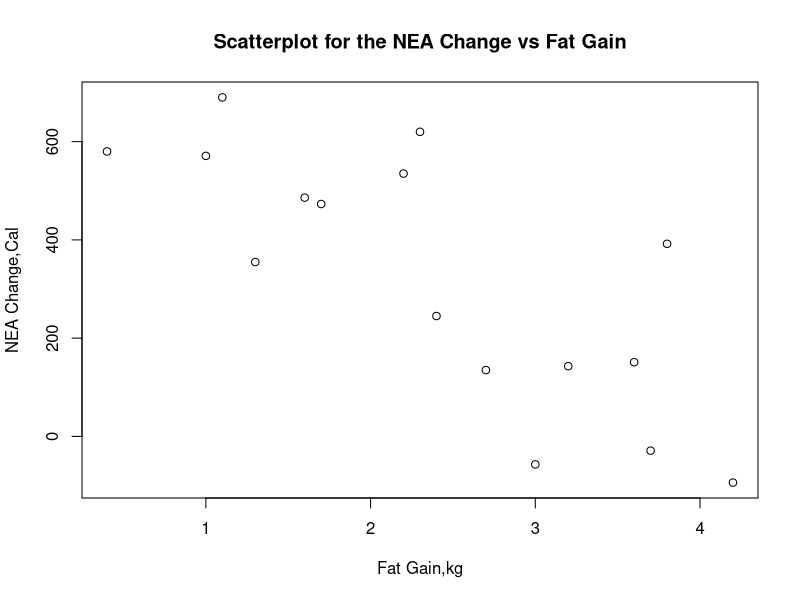

The R source for this figure:
## ---- chunk 1
oldop<-options(digits=5)   #set the number of digits to display
NEA.dat <- read.csv('NEA.csv')
dim(NEA.dat)
head(NEA.dat)
tail(NEA.dat)
## ---- chunk 2
summary(NEA.dat)

## ---- chunk 3

plot(NEA.dat$FatGainKg,NEA.dat$NEAChangeCal,main = "Scatterplot for the NEA Change vs Fat Gain", ylab="NEA Change,Cal",xlab="Fat Gain,kg")

## ---- chunk 4
NEA.lm<-lm(NEA.dat$NEAChangeCal~NEA.dat$FatGainKg)
NEA.lm
summary(NEA.lm)
## ---- chunk 5
NEA.lnconfid<-confint(NEA.lm)
NEA.lnconfid
## ---- chunk 6
summary(NEA.lm)
## ---- chunk 7
options(oldop)  #reset the number of digits to display
